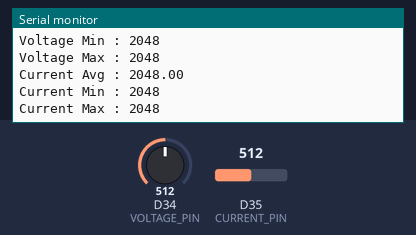
Simulated run of this sketch. Board: Arduino Due. On the bench: the last lines printed to the serial monitor. The test bench sets the inputs (shaded band); at power-on: D34 (VOLTAGE_PIN) = 512, D35 (CURRENT_PIN) = 512 (analog values on the 0–1023 scale).

Above: at 1.2 s.
1.3 s: D34 (VOLTAGE_PIN) set to 716
2.8 s: D35 (CURRENT_PIN) set to 716
At 4.1 s:
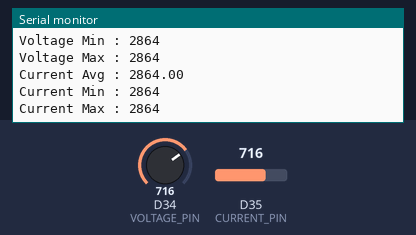
4.3 s: D34 (VOLTAGE_PIN) set to 900
5.8 s: D35 (CURRENT_PIN) set to 900
At 7.2 s:
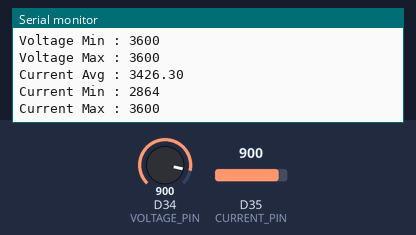
Timing chart, 0 to 8.3 s (numbered marks = the images above; inputs shaded):
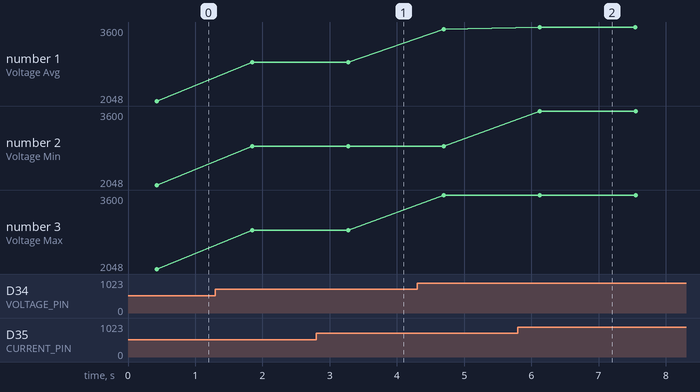

Measured:
- after the input at 2.8 s, the serial monitor: prints a new line after 0.47 s (image 1)
- after the input at 5.8 s, the serial monitor: prints a new line after 0.32 s (image 2)
- plotted number 1: 2048 → 2864 after the input at 1.3 s, 2864 → 3555.84 after the input at 4.3 s
- plotted number 2: 2048 → 2864 after the input at 1.3 s
- plotted number 3: 2048 → 2864 after the input at 1.3 s, 2864 → 3600 after the input at 4.3 s

The sketch:

test4code.ino
```cpp
#define VOLTAGE_PIN 34
#define CURRENT_PIN 35

void setup() {
  Serial.begin(115200);
  analogReadResolution(12);
}

void loop() {

  int vMin = 4095;
  int vMax = 0;
  long vSum = 0;

  int cMin = 4095;
  int cMax = 0;
  long cSum = 0;

  const int samples = 1000;

  for (int i = 0; i < samples; i++) {

    int v = analogRead(VOLTAGE_PIN);
    int c = analogRead(CURRENT_PIN);

    vSum += v;
    cSum += c;

    if (v < vMin) vMin = v;
    if (v > vMax) vMax = v;

    if (c < cMin) cMin = c;
    if (c > cMax) cMax = c;

    delayMicroseconds(200);
  }

  Serial.println("------------------------");

  Serial.print("Voltage Avg : ");
  Serial.println(vSum / (float)samples);

  Serial.print("Voltage Min : ");
  Serial.println(vMin);

  Serial.print("Voltage Max : ");
  Serial.println(vMax);

  Serial.print("Current Avg : ");
  Serial.println(cSum / (float)samples);

  Serial.print("Current Min : ");
  Serial.println(cMin);

  Serial.print("Current Max : ");
  Serial.println(cMax);

  delay(1000);
}
```
